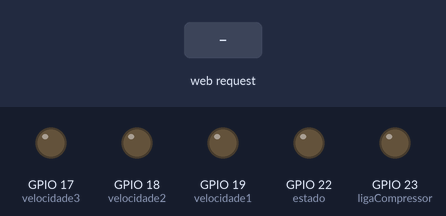
This sketch was run on a simulated ESP32. On the bench: output pins drawn as LEDs (lit = HIGH). Inputs (shaded band) come from the test bench. WiFi joins after 1.5 s; servers stay silent unless stated; what the sketch prints to the serial monitor is not drawn.

Above: at 2.7 s.
2.8 s: HTTP request GET /quente received
At 3.3 s:
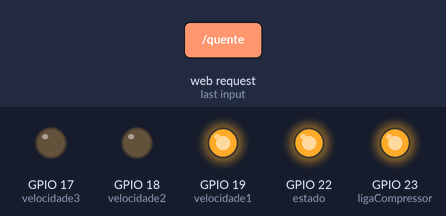
4.3 s: HTTP request GET /frio received
At 5.6 s:
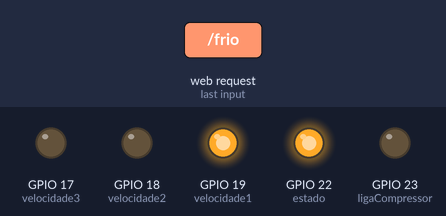
Timing chart, 0 to 7.3 s (numbered marks = the images above; inputs shaded):
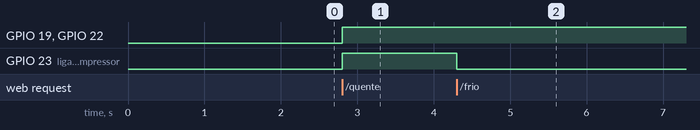

Measured:
- after the input at 2.8 s, GPIO 19 (velocidade1), GPIO 22 (estado), GPIO 23 (ligaCompressor): LOW → HIGH at once
- after the input at 4.3 s, GPIO 23 (ligaCompressor): HIGH → LOW at once

The sketch:

reduct.ino
```cpp
#include <WiFi.h>
#include <OneWire.h>
#include <DallasTemperature.h>
#define estado 22         // Relé 1 - Alterna entre o estado quente e frio do compressor - HIGH --> Quente e LOW --> Frio
#define ligaCompressor 23 // Relé 2 - Responsável por ligar e desligar o compressor
#define velocidade1 19    // Relé 3 - Controla o ventilador interno na velocidade 1
#define velocidade2 18    // Relé 4 - Controla o ventilador interno na velocidade 2
#define velocidade3 17    // Relé 5 - Controla o ventilador interno na velocidade 3
#define sensorTemperatura 14
bool quente = false, frio = false, ligado = false;
int estadoRele1 = LOW, estadoRele2 = LOW, estadoRele3 = LOW, estadoRele4 = LOW, estadoRele5 = LOW;
int temperaturaDesejadaFrio = 23, temperaturaDesejadaQuente = 25, limiteEvaporador = 5;
int controleDiferenca = 2, controleLimiteEvaporador = 5, somaDiferencaAmbienteQuente, somaDiferencaAmbienteFrio, somaDiferencaLimiteEvaporador = limiteEvaporador + controleLimiteEvaporador;
float temp1_evaporador, temp2_ambiente;

bool controlOff = true, auxControlOff = false, controlAtualiza = true, protecaoAtualiza = false, controlCompress = false, auxiliarDeInversao = false;
bool statsV1 = false, statsV2 = false, statsV3 = false;

int radio1 = 0, radio2 = 0, radio3 = 0, veloPadrao = 0, controleLcd = 0, guardaBotaoApertado = 0;

unsigned long previousMillis = 0, interval = 5000, previousMillis2 = 0, interval2 = 60000;

String currentLine = ""; // make a String to hold incoming data from the client

const char *ssid = "ssid_rede";
const char *password = "password";

// Define o sensor
OneWire oneWire(sensorTemperatura);
DallasTemperature sensors(&oneWire);

WiFiClient client;
WiFiServer server(80);

void setup()
{
  Serial.begin(115200);

  pinMode(estado, OUTPUT);
  pinMode(ligaCompressor, OUTPUT);
  pinMode(velocidade1, OUTPUT);
  pinMode(velocidade2, OUTPUT);
  pinMode(velocidade3, OUTPUT);

  delay(10);

  Serial.println();
  Serial.println("Conectando a:");
  Serial.println(ssid);

  WiFi.begin(ssid, password);

  while (WiFi.status() != WL_CONNECTED){
    delay(500); Serial.print(".");
    }

  Serial.println("");
  Serial.println("Conectado!");
  Serial.println("Endereço de IP: ");
  Serial.println(WiFi.localIP());

  server.begin();

  sensors.begin();
}

void loop(){
  WiFiClient client = server.available(); // listen for incoming clients
  if (client){                                // if you get a client,
    Serial.println("New Client."); // print a message out the serial port
    currentLine = "";              // make a String to hold incoming data from the client
    while (client.connected()){ // loop while the client's connected
      if (client.available()){                         // if there's bytes to read from the client,
        char c = client.read(); // read a byte, then
        Serial.write(c);        // print it out the serial monitor
        if (c == '\n'){
          if (currentLine.length() == 0){
            client.println("HTTP/1.1 200 OK");
            client.println("Content-type:text/html");
            client.println();
            client.print("<!DOCTYPE html>");
            client.print("<html lang=\"pt-BR\">");
            client.print("<head>");
            client.print("<meta charset=\"UTF-8\">");
            client.print("<meta name=\"viewport\" content=\"width=device-width, initial-scale=1.0\">");
            client.print("<link rel=\"stylesheet\" href=\"https://fonts.googleapis.com/css2?family=Material+Symbols+Sharp:opsz,wght,FILL,GRAD@20..48,100..700,0..1,-50..200\" />");
            client.print("<style type=\"text/css\">* { margin: 0; padding: 0; color: white; }  body{ background-color: black; background-size: cover; font-family: Arial, Helvetica, sans-serif; }  .main { display: flex; flex-direction: column; justify-content: space-between; background-color: #131819; height: 100%; }  .display #on-off{ position: absolute; padding: 5%; font-weight: normal; }  .display .temperatura{ display: flex; justify-content: center; align-items: center; margin-top: 30px; }  .display .temperatura #temp{ font-size: 150px; font-weight: bold; }  .display .temperatura #celcius{ position: absolute; font-size: 30px; margin-bottom: 75px; margin-left: 200px; font-weight: normal; }  .display #info-estado{ position: absolute; font-size: 25px; margin-bottom: -75px; margin-left: 300px; font-weight: normal; }  .display .textInfo-box{ display: flex; flex-direction: column; margin-left: 25%; margin-bottom: 20px; }  .display .textInfo{ font-size: 1.5rem; font-weight: normal; }  .display .textInfo-box .textInfo .refresh{position: absolute;margin-left: 15px;color: blue;} .estado, .ajusteTemp{ padding: 5px; height: 100px; display: flex; justify-content: space-evenly; align-items: center; text-align: center; background-color: black; border-bottom: 2px solid #131819; }  .estado .icon-box { width: 50%; }  .estado .icon-box.right-border{ border-right: 1px solid #131819; }  .estado .icon-box.left-border{ border-left: 1px solid #131819; }  .estado .icon, .ajusteTemp .icon{ font-size: 100px; }  .estado .icon-box .text-estado{ position: absolute; margin: 40px 0; font-size: 30px; display: none; }  .estado .icon-box .text-estado.text-quente{ background: linear-gradient(75deg, red 3.5%, yellow 95%); background-clip: text; -webkit-background-clip: text; -webkit-text-fill-color: transparent; }  .estado .icon-box .text-estado.text-frio{ margin-left: 25px; background: linear-gradient(75deg, white 3.5%, blue 95%); background-clip: text; -webkit-background-clip: text; -webkit-text-fill-color: transparent; }  .estado .icon.frio:hover + .text-frio{ display: inline; }  .estado .icon.quente:hover + .text-quente{ display: inline; }  .ajusteTemp .info-temp{ font-size: 24px; }  .ajust-left{ margin-left: 25px; }  .ajust-right{ margin-right: 25px; }  .ajusteTemp .aumentar .text-temp, .ajusteTemp .diminuir .text-temp{ position: absolute; margin: 40px 0; font-size: 30px; display: none; }  .ajusteTemp .icon.icon-aumentar:hover + .text-aumentar{ display: inline; }  .ajusteTemp .icon.icon-diminuir:hover + .text-diminuir{ display: inline; }  .velocidades{ display: flex; justify-content: space-evenly; align-items: center; height: 135px; font-size: 24px; background-color: black; }  .velocidades .radio, .velocidades #ajust-radio{ margin-right: 10px; cursor: pointer; } @media screen and (max-width: 450px){ .display #info-estado{ display: none; }  .display{ padding-top: 20px; }  .display .textInfo-box{ margin-left: 0; }  .display .textInfo{ font-size: 1.2rem; }  .estado .icon.frio:hover + .text-frio, .estado .icon.quente:hover + .text-quente, .ajusteTemp .icon.icon-aumentar:hover + .text-aumentar, .ajusteTemp .icon.icon-diminuir:hover + .text-diminuir { display: none; pointer-events: none; }  .velocidades{ flex-direction: column; justify-content: space-between; height: auto; }  .velocidades .radio{ margin-right: 50px; }  .velocidades #ajust-radio { margin: 35px 15px 35px 0; } }  @media screen and (min-width:450px) and (max-width: 600px){ .display{ padding-top: 20px; }  .display .textInfo-box{ margin-left: 25px; }  .display .textInfo{ font-size: 1.2rem; }  .estado .icon.frio:hover + .text-frio, .estado .icon.quente:hover + .text-quente, .ajusteTemp .icon.icon-aumentar:hover + .text-aumentar,.ajusteTemp .icon.icon-diminuir:hover + .text-diminuir {display: none;pointer-events: none;}.velocidades{flex-direction: column;justify-content: space-between;height: auto;}.velocidades .radio{margin-right: 175px;}.velocidades #ajust-radio {margin: 35px 15px 35px 0;}}@media screen and (min-width: 600px) and (max-width: 900px){.display .textInfo-box{margin-left: 25px;}.ajusteTemp .icon.icon-aumentar:hover + .text-aumentar,.ajusteTemp .icon.icon-diminuir:hover + .text-diminuir {display: none;pointer-events: none;}}@media screen and (min-width: 900px) and (max-width: 1100px){.display .textInfo-box{margin-left: 100px;}}@media screen and (min-width: 1100px) and (max-width: 1300px){.display .textInfo-box{margin-left: 150px;}}</style>");
            client.print("<title>Controle Ar Condicionado</title>");
            client.print("</head> <body>");
            client.print("<div class=\"main\">");
            client.print("<div class=\"display\">");
            if (ligado){client.print("<h1 id=\"on-off\">Ligado</h1>");}
            else{client.print("<h1 id=\"on-off\">Desligado</h1>");}
            client.print("<div class=\"temperatura\">");
            client.print("<h1 id=\"temp\">");
            if (ligado){
              if (quente){client.print(temperaturaDesejadaQuente);}
              if (frio){client.print(temperaturaDesejadaFrio);}
            }
            else{client.print("00");}
            client.print("</h1>");
            client.print("<h1 id=\"celcius\">°C</h1>");
            if (ligado){
              if (quente){client.print("<h1 id=\"info-estado\">Aquecer</h1>");}
              if (frio){client.print("<h1 id=\"info-estado\">Refrigerar</h1>");}
            }
            client.print("</div>");
            client.print("<div class=\"textInfo-box\">");
            client.print("<h1 class=\"textInfo\">Temperatura Ambiente: ");
            if (ligado){client.print(temp2_ambiente);}
            else{client.print("~");}
            client.print("°C<a href=\"/refresh\"><span class=\"material-symbols-sharp refresh\">refresh</span></h1><br>");
            client.print("<h1 class=\"textInfo\">Velocidade Atual: ");
            if (ligado){
              if (radio1 == 1){client.print("01");}
              if (radio2 == 1){client.print("02");}
              if (radio3 == 1){client.print("03");}
            }
            else{client.print("~");}
            client.print("</h1> </div> </div>");
            client.print("<div class=\"estado\">");
            client.print("<div class=\"icon-box right-border\">");
            client.print("<a href=\"/quente\"");
            if (ligado){
              if (guardaBotaoApertado == 1){client.print("onclick=\"alert('Desligando. Aguarde Aprox. 60 segundos')\"");}
              if (guardaBotaoApertado == 2){client.print("onclick=\"alert('Alterando Estado. Aguarde Aprox. 60 segundos')\"");}
            }
            client.print(">");
            client.print("<span class=\"material-symbols-sharp icon quente\">");
            client.print("local_fire_department </span>");
            client.print("<span class=\"text-estado text-quente\">Quente</span> </a> </div>");
            client.print("<div class=\"icon-box left-border\">");
            client.print("<a href=\"/frio\"");
            if (ligado){
              if (guardaBotaoApertado == 2){client.print("onclick=\"alert('Desligando. Aguarde Aprox. 60 segundos')\"");}
              if (guardaBotaoApertado == 1){client.print("onclick=\"alert('Alterando Estado. Aguarde Aprox. 60 segundos')\"");}
            }
            client.print(">");
            client.print("<span class=\"material-symbols-sharp icon frio\">");
            client.print("ac_unit </span>");
            client.print("<span class=\"text-estado text-frio\">Frio</span>");
            client.print("</a> </div> </div>");
            client.print("<div class=\"ajusteTemp\">");
            client.print("<div class=\"aumentar\">");
            client.print("<a href=\"/mais\">");
            client.print("<span class=\"material-symbols-sharp icon ajust-left icon-aumentar\">");
            client.print("add </span>");
            client.print("<span class=\"text-temp text-aumentar\">Aumentar</span>");
            client.print("</a> </div>");
            client.print("<div class=\"info-temp\">temp.</div>");
            client.print("<div class=\"diminuir\">");
            client.print("<a href=\"/menos\">");
            client.print("<span class=\"material-symbols-sharp icon ajust-right icon-diminuir\">");
            client.print("remove </span>");
            client.print("<span class=\"text-temp text-diminuir\">Diminuir</span>");
            client.print("</a> </div> </div>");
            client.print("<div class=\"velocidades\">");
            client.print("<a href=\"/v1\" class=\"radio\">");
            if (quente){
              if (radio1 == 1){client.print("<input id=\"ajust-radio\" type=\"radio\" name=\"radio\" id=\"radio1\" checked>");}
            }
            else{client.print("<input id=\"ajust-radio\" type=\"radio\" name=\"radio\" id=\"radio1\">");}
            client.print("Velocidade 01 </a>");
            client.print("<a href=\"/v2\" class=\"radio\">");
            if (quente){
              if (radio2 == 1){client.print("<input id=\"ajust-radio\" type=\"radio\" name=\"radio\" id=\"radio2\" checked>");}
            }
            else{client.print("<input id=\"ajust-radio\" type=\"radio\" name=\"radio\" id=\"radio2\" >");}
            client.print("Velocidade 02 </a>");
            client.print("<a href=\"/v3\" class=\"radio\">");
            if (quente){
              if (radio3 == 1){client.print("<input id=\"ajust-radio\" type=\"radio\" name=\"radio\" id=\"radio3\" checked>");}
            }
            else{client.print("<input id=\"ajust-radio\" type=\"radio\" name=\"radio\" id=\"radio3\">");}
            client.print("Velocidade 03 </a>");
            client.print("</div> </div> </body> </html>");

            client.println();
            break;
          }
          else{currentLine = "";}
        }
        else if (c != '\r'){currentLine += c; }
        if (ligado){
          if (currentLine.endsWith("GET /v1")){statsV1 = true; radio1 = 1; radio2 = 0; radio3 = 0;}
          if (currentLine.endsWith("GET /v2")){statsV2 = true; radio1 = 0; radio2 = 1; radio3 = 0;}
          if (currentLine.endsWith("GET /v3")){statsV3 = true; radio1 = 0; radio2 = 0; radio3 = 1;}
          if (currentLine.endsWith("GET /mais")){
            if (frio){temperaturaDesejadaFrio++;somaDiferencaAmbienteFrio = temperaturaDesejadaFrio;}
            if (quente){temperaturaDesejadaQuente++;somaDiferencaAmbienteQuente = temperaturaDesejadaQuente;}
          }
          if (currentLine.endsWith("GET /menos")){
            if (frio){temperaturaDesejadaFrio--;somaDiferencaAmbienteFrio = temperaturaDesejadaFrio;}
            if (quente){temperaturaDesejadaQuente--;somaDiferencaAmbienteQuente = temperaturaDesejadaQuente;}
          }
        }
        inversao(); varLigaDesliga();
      }
    }
    client.stop();
    Serial.println("Cliente desconectado.");
  }
  if (controleLcd == 0){Serial.println("Desligado");controleLcd = 1;}

  if (ligado){
    if (auxControlOff){controlOff = true;auxControlOff = false;}
    if (veloPadrao == 0) {estadoRele3 = !estadoRele3;veloPadrao = 1;}
    unsigned long currentMillis = millis();
    if (currentMillis - previousMillis >= interval){
      previousMillis = currentMillis;
      sensors.requestTemperatures();
      DeviceAddress sensor1Address; DeviceAddress sensor2Address;
      sensors.getAddress(sensor1Address, 0); sensors.getAddress(sensor2Address, 1);
      temp1_evaporador = sensors.getTempC(sensor1Address); temp2_ambiente = sensors.getTempC(sensor2Address);
    }

    if (statsV1){
      controlAtualiza = true; statsV1 = false;
      if (estadoRele3 == LOW){
        if (estadoRele4 == HIGH){estadoRele4 = !estadoRele4;}
        if (estadoRele5 == HIGH){estadoRele5 = !estadoRele5;}
        estadoRele3 = !estadoRele3;
        }
    }

    if (statsV2){
      controlAtualiza = true;
      statsV2 = false;
      if (estadoRele4 == LOW){
        if (estadoRele3 == HIGH){estadoRele3 = !estadoRele3;}
        if (estadoRele5 == HIGH){estadoRele5 = !estadoRele5;}
        estadoRele4 = !estadoRele4;
      }
    }

    if (statsV3){
      controlAtualiza = true;
      statsV3 = false;
      if (estadoRele5 == LOW){
        if (estadoRele3 == HIGH){estadoRele3 = !estadoRele3;}
        if (estadoRele4 == HIGH){estadoRele4 = !estadoRele4;}
        estadoRele5 = !estadoRele5;
      }
    }

    if (frio){
      if (controlCompress){
        estadoRele1 = LOW; controlCompress = false; controlAtualiza = true;
      }

      if (temp1_evaporador <= limiteEvaporador || temp2_ambiente <= temperaturaDesejadaFrio){
        if (estadoRele2 == HIGH){
          estadoRele2 = !estadoRele2;
          somaDiferencaAmbienteFrio = temperaturaDesejadaFrio + controleDiferenca;
          controlCompress = true; controlAtualiza = true;
        }
      }
      if (temp2_ambiente > somaDiferencaAmbienteFrio){
        if (temp1_evaporador > somaDiferencaLimiteEvaporador){
          if (estadoRele2 == LOW){
            estadoRele2 = !estadoRele2; controlCompress = true; controlAtualiza = true;
          }
        }
      }
    }

    if (quente){
      if (controlCompress){estadoRele1 = HIGH; controlCompress = false; controlAtualiza = true;}
      if (temp2_ambiente >= temperaturaDesejadaQuente){
        if (estadoRele2 == HIGH){
          estadoRele2 = !estadoRele2;
          somaDiferencaAmbienteQuente = temperaturaDesejadaQuente - controleDiferenca; // Ativa o conceito de Histerese
          controlCompress = true; controlAtualiza = true;
        }
      }

      if (temp2_ambiente < somaDiferencaAmbienteQuente){
        if (estadoRele2 == LOW){estadoRele2 = !estadoRele2; controlCompress = true; controlAtualiza = true;}
      }
    }

    if (protecaoAtualiza) {
      unsigned long currentMillis2 = millis();
      if (currentMillis2 - previousMillis2 >= interval2){
        previousMillis2 = currentMillis2; protecaoAtualiza = false;
      }
    }

    if (controlAtualiza){
      if (protecaoAtualiza == false){
        digitalWrite(estado, estadoRele1); digitalWrite(ligaCompressor, estadoRele2);
        digitalWrite(velocidade1, estadoRele3); digitalWrite(velocidade2, estadoRele4);
        digitalWrite(velocidade3, estadoRele5); controlAtualiza = false; protecaoAtualiza = true;
      }
    }
  }
  else{
    if (controlOff){
      // Atualização do estado dos pinos de saída para LOW enquanto o sistema estiver desligado
      digitalWrite(estado, LOW); digitalWrite(velocidade1, LOW);
      digitalWrite(velocidade2, LOW); digitalWrite(velocidade3, LOW);
      digitalWrite(ligaCompressor, LOW); controlOff = false; auxControlOff = true;
    }
  }
}

void varLigaDesliga(){
  if (currentLine.endsWith("GET /quente")){
    if (guardaBotaoApertado == 1){
      if (ligado){auxiliarDeInversao = true; quente = false;}
      else{quente = true;}
      ligado = !ligado;
    }
    else{
      if (guardaBotaoApertado == 0){ligado = !ligado; quente = true;}
      else{if (ligado){auxiliarDeInversao = true;}quente = true;}
    }
    controlCompress = true; controlAtualiza = true; guardaBotaoApertado = 1; frio = false;
    somaDiferencaAmbienteQuente = temperaturaDesejadaQuente; somaDiferencaAmbienteFrio = temperaturaDesejadaFrio;
  }

  if (currentLine.endsWith("GET /frio")){
    if (guardaBotaoApertado == 2){
      if (ligado){auxiliarDeInversao = true; frio = false;}
      else{frio = true;}
      ligado = !ligado; // Desliga o sisema
    }
    else{
      if (guardaBotaoApertado == 0){ligado = !ligado;frio = true;}
      else{
        if (ligado){auxiliarDeInversao = true;}
        frio = true;
      }
    }
    controlCompress = true; controlAtualiza = true;
    guardaBotaoApertado = 2; quente = false;
    somaDiferencaAmbienteQuente = temperaturaDesejadaQuente; somaDiferencaAmbienteFrio = temperaturaDesejadaFrio;
  }
}

void inversao() {
  if (auxiliarDeInversao){
    digitalWrite(ligaCompressor, LOW);
    unsigned long tempoEsperaInversao = 60000, tempoInicialInversao = millis();
    unsigned int contagemRegressiva = 60;
    auxiliarDeInversao = false; controleLcd = 0;
    if (ligado){Serial.print("Invertendo Estado");}
    if (ligado == false){Serial.print("Desligando");}
    Serial.print("Aguarde: ");
    while (millis() - tempoInicialInversao < tempoEsperaInversao){
      unsigned int segundosRestantes = (tempoEsperaInversao - (millis() - tempoInicialInversao)) / 1000;
      if (segundosRestantes != contagemRegressiva){contagemRegressiva = segundosRestantes;Serial.println(contagemRegressiva);}
    }
  }
}
```
